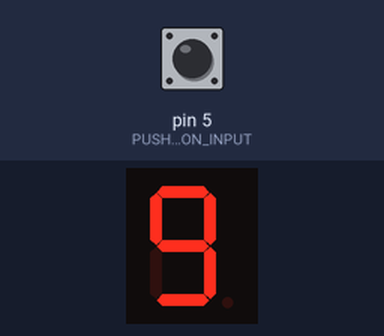
This sketch was run on a simulated Arduino Uno, built with avr-gcc and run on an emulated ATmega328P. On the bench: 1-digit seven-segment display. Wiring (inferred from the names in the program): 1-digit 7-segment display, segments lit when HIGH: segments pin 6, pin 7, pin 8, pin 9, pin 10, pin 11, pin 12, pin 13. Inputs (shaded band) come from the test bench; at power-on: pin 5 (PUSH_BUTTON_INPUT) HIGH. The segment pins are drawn as the display they are named for.

Above: at 0.95 s.
1.9 s: pin 5 (PUSH_BUTTON_INPUT) pulled LOW for 0.15 s
At 2.4 s:
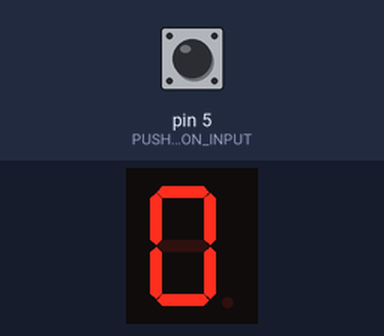
3.5 s: pin 5 (PUSH_BUTTON_INPUT) pulled LOW for 1 s
At 4.9 s:
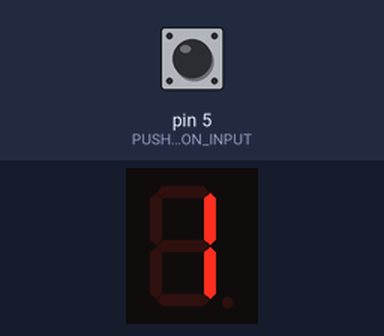
6.0 s: pin 5 (PUSH_BUTTON_INPUT) pulled LOW for 0.15 s
At 6.7 s:
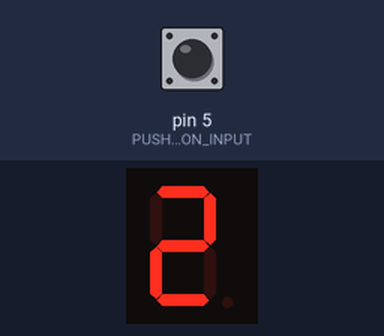
7.6 s: pin 5 (PUSH_BUTTON_INPUT) pulled LOW for 1 s
At 9.2 s:
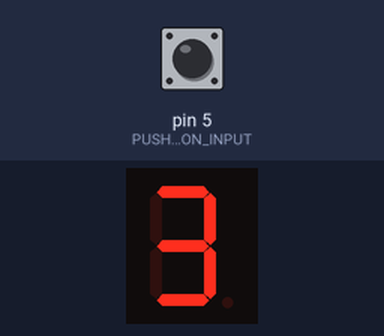
Timing chart, 0 to 10.7 s (numbered marks = the images above; inputs shaded):
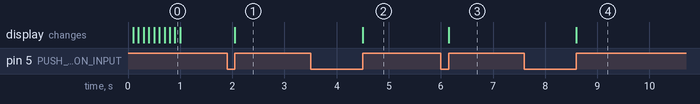

Measured:
- after the input at 1.9 s, the display: changes after 0.15 s (image 1)
- after the input at 3.5 s, the display: changes after 1.0 s (image 2)
- after the input at 6.0 s, the display: changes after 0.15 s (image 3)
- after the input at 7.6 s, the display: changes after 1.0 s (image 4)

The sketch:

8-9.ino
```cpp
#define PUSH_BUTTON_INPUT 5

#define SEGMENT_A 6
#define SEGMENT_B 7
#define SEGMENT_C 8
#define SEGMENT_D 9
#define SEGMENT_E 10
#define SEGMENT_F 11
#define SEGMENT_G 12
#define SEGMENT_DP 13

void setup(void) {

  // push button input

  pinMode(PUSH_BUTTON_INPUT, INPUT); // this is an input
  digitalWrite(PUSH_BUTTON_INPUT, HIGH); // enable built-in pull-up resistor

  // turn off all LED outputs

  digitalWrite(SEGMENT_A, LOW);
  digitalWrite(SEGMENT_B, LOW);
  digitalWrite(SEGMENT_C, LOW);
  digitalWrite(SEGMENT_D, LOW);
  digitalWrite(SEGMENT_E, LOW);
  digitalWrite(SEGMENT_F, LOW);
  digitalWrite(SEGMENT_G, LOW);
  digitalWrite(SEGMENT_DP, LOW);

  // LED segments are all outputs

  pinMode(SEGMENT_A, OUTPUT);
  pinMode(SEGMENT_B, OUTPUT);
  pinMode(SEGMENT_C, OUTPUT);
  pinMode(SEGMENT_D, OUTPUT);
  pinMode(SEGMENT_E, OUTPUT);
  pinMode(SEGMENT_F, OUTPUT);
  pinMode(SEGMENT_G, OUTPUT);
  pinMode(SEGMENT_DP, OUTPUT);
}

// buttonPress() function returns TRUE if button is pressed, FALSE otherwise

#define TRUE 1
#define FALSE 0

int buttonPress(void) {

  if(digitalRead(PUSH_BUTTON_INPUT) == LOW) {
    return TRUE;
  } else {
    return FALSE;
  }
}

// LEDnumber() displays a single digit on the 7-segment LED display, 0-9

const byte LEDsegment[] = {
  // GFEDCBA
  0b00111111, // 0
  0b00000110, // 1
  0b01011011, // 2
  0b01001111, // 3
  0b01100110, // 4
  0b01101101, // 5
  0b01111101, // 6
  0b00000111, // 7
  0b01111111, // 8
  0b01101111, // 9
};

void LEDnumber(int number) {

  unsigned char i;

  if(number < 0) {
    for(i = SEGMENT_A; i <= SEGMENT_G; i++) digitalWrite(i, LOW); // turn off all segments
  } else {

    digitalWrite(SEGMENT_A, LEDsegment[number] & 0x01); // segment A
    digitalWrite(SEGMENT_B, LEDsegment[number] & 0x02); // segment B
    digitalWrite(SEGMENT_C, LEDsegment[number] & 0x04); // segment C
    digitalWrite(SEGMENT_D, LEDsegment[number] & 0x08); // segment D
    digitalWrite(SEGMENT_E, LEDsegment[number] & 0x10); // segment E
    digitalWrite(SEGMENT_F, LEDsegment[number] & 0x20); // segment F
    digitalWrite(SEGMENT_G, LEDsegment[number] & 0x40); // segment G
  }
}

#define DELAY_TIME 100 // 100 milliseconds = 0.1 seconds

void loop(void) {

  unsigned char x = 0;

  if(buttonPress()) {
    digitalWrite(SEGMENT_DP, HIGH); // turn on decimal point if button is pressed
  } else {
    digitalWrite(SEGMENT_DP, LOW); // else turn it off
  }

  LEDnumber(0); // display a 0
  delay(DELAY_TIME); // a short delay
  LEDnumber(1); // display a 1
  delay(DELAY_TIME); // a short delay
  LEDnumber(2); // display a 2
  delay(DELAY_TIME); // a short delay
  LEDnumber(3); // display a 3
  delay(DELAY_TIME); // a short delay
  LEDnumber(4); // display a 4
  delay(DELAY_TIME); // a short delay
  LEDnumber(5); // display a 5
  delay(DELAY_TIME); // a short delay
  LEDnumber(6); // display a 6
  delay(DELAY_TIME); // a short delay
  LEDnumber(7); // display a 7
  delay(DELAY_TIME); // a short delay
  LEDnumber(8); // display a 8
  delay(DELAY_TIME); // a short delay
  LEDnumber(9); // display a 9
  delay(DELAY_TIME); // a short delay

  LEDnumber(-1); // clear the LED display

  // now loop here forever & ever

  while(1) {

    while(buttonPress() == FALSE); // wait here for button to be pressed
    while(buttonPress() == TRUE); // wait here for button to be released

    LEDnumber(x);
    x++;
    if(x >= 10) x = 0; // start back over at zero
    delay(DELAY_TIME);
  }
}
```

8-4.c
```cpp
ISR(TIMER2_OVF_vect) {

  static byte channel = 0;
  const byte pwm_pins[6] = { 11, 10, 9, 6, 5, 3 };

  analogWrite(pwm_pins[channel], analogRead(channel) >> 2);
  channel++;
  if(channel > 5) channel = 0; // roll over
}
```
